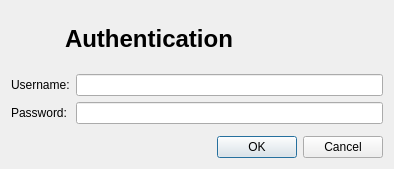
<?xml version="1.0" encoding="UTF-8"?>
<ui version="4.0">
 <class>AuthenticationDialog</class>
 <widget class="QDialog" name="AuthenticationDialog">
  <property name="geometry">
   <rect>
    <x>0</x>
    <y>0</y>
    <width>394</width>
    <height>169</height>
   </rect>
  </property>
  <property name="windowTitle">
   <string>Dialog</string>
  </property>
  <layout class="QVBoxLayout" name="verticalLayout">
   <item>
    <layout class="QHBoxLayout" name="horizontalLayout">
     <item>
      <widget class="QLabel" name="labelLogo">
       <property name="minimumSize">
        <size>
         <width>48</width>
         <height>48</height>
        </size>
       </property>
       <property name="maximumSize">
        <size>
         <width>48</width>
         <height>48</height>
        </size>
       </property>
       <property name="pixmap">
        <pixmap resource="resources.qrc">:/zeiterfassung/images/authentication.png</pixmap>
       </property>
       <property name="scaledContents">
        <bool>true</bool>
       </property>
      </widget>
     </item>
     <item>
      <widget class="QLabel" name="labelTitle">
       <property name="text">
        <string>&lt;h1&gt;Authentication&lt;/h1&gt;</string>
       </property>
      </widget>
     </item>
    </layout>
   </item>
   <item>
    <layout class="QFormLayout" name="formLayout">
     <item row="1" column="0">
      <widget class="QLabel" name="labelUsername">
       <property name="text">
        <string>Username:</string>
       </property>
       <property name="buddy">
        <cstring>lineEditUsername</cstring>
       </property>
      </widget>
     </item>
     <item row="2" column="0">
      <widget class="QLabel" name="labelPassword">
       <property name="text">
        <string>Password:</string>
       </property>
       <property name="buddy">
        <cstring>lineEditPassword</cstring>
       </property>
      </widget>
     </item>
     <item row="1" column="1">
      <widget class="QLineEdit" name="lineEditUsername"/>
     </item>
     <item row="2" column="1">
      <widget class="QLineEdit" name="lineEditPassword">
       <property name="echoMode">
        <enum>QLineEdit::Password</enum>
       </property>
      </widget>
     </item>
    </layout>
   </item>
   <item>
    <widget class="QDialogButtonBox" name="buttonBox">
     <property name="orientation">
      <enum>Qt::Horizontal</enum>
     </property>
     <property name="standardButtons">
      <set>QDialogButtonBox::Cancel|QDialogButtonBox::Ok</set>
     </property>
    </widget>
   </item>
  </layout>
 </widget>
 <resources>
  <include location="resources.qrc"/>
 </resources>
 <connections>
  <connection>
   <sender>buttonBox</sender>
   <signal>accepted()</signal>
   <receiver>AuthenticationDialog</receiver>
   <slot>accept()</slot>
   <hints>
    <hint type="sourcelabel">
     <x>248</x>
     <y>254</y>
    </hint>
    <hint type="destinationlabel">
     <x>157</x>
     <y>274</y>
    </hint>
   </hints>
  </connection>
  <connection>
   <sender>buttonBox</sender>
   <signal>rejected()</signal>
   <receiver>AuthenticationDialog</receiver>
   <slot>reject()</slot>
   <hints>
    <hint type="sourcelabel">
     <x>316</x>
     <y>260</y>
    </hint>
    <hint type="destinationlabel">
     <x>286</x>
     <y>274</y>
    </hint>
   </hints>
  </connection>
 </connections>
</ui>
